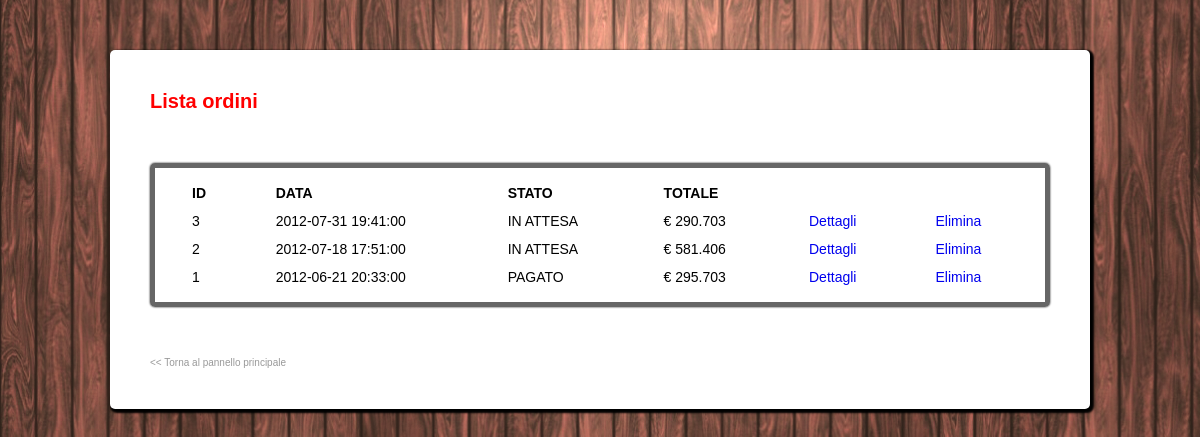
Page /administrator/gestione_ordini.php on the committed database.
### tables this page shows
CREATE TABLE IF NOT EXISTS `ordini` (
  `id_ordine` int(10) unsigned NOT NULL AUTO_INCREMENT,
  `id_utente` int(10) unsigned NOT NULL,
  `data` datetime NOT NULL,
  `codice_spedizione` varchar(20) NOT NULL,
  `indirizzo_spedizione` text NOT NULL,
  `costo_spedizione` float NOT NULL,
  `codice_pagamento` varchar(20) NOT NULL,
  `costo_pagamento` float NOT NULL,
  `indirizzo_ip` varchar(20) NOT NULL,
  `note` text,
  `note_admin` text,
  `data_pagamento` date DEFAULT NULL,
  `data_spedizione` date DEFAULT NULL,
  `traking_number` varchar(250) DEFAULT NULL,
  `stato_ordine` varchar(15) NOT NULL,
  PRIMARY KEY (`id_ordine`)
);

### common/dbmanager.php (called while the page is built, shortened)
<?php
class dbManager{
        private $user = 'mev';
	private $pass = 'mev';
	private $db_name = 'mev';
	private $host = 'localhost';
	private $connection = NULL;
	function __construct() {
            $this->connection = new mysqli($this->host, $this->user, $this->pass, $this->db_name);
	}
        function lista_ordini( $start=0, $limit=0){
            $sql = "SELECT * FROM `ordini` WHERE 1 ORDER BY id_ordine DESC ";
            $toReturn=NULL;
            $indice=0;
            if( ($risultato = $this->connection->query($sql)) && ($this->connection->affected_rows>0) ){
                while ( $riga = mysqli_fetch_assoc($risultato) ){
                    $toReturn[$indice]=$riga;
                    $indice++;
                }
            }
            return $toReturn;
        }
        function lista_item_ordine($id_ordine){
            $sql = "SELECT * FROM `ordini_items` WHERE id_ordine = $id_ordine ";
            $toReturn=NULL;
            $indice=0;
            if( ($risultato = $this->connection->query($sql)) && ($this->connection->affected_rows>0) ){
                while ( $riga = mysqli_fetch_assoc($risultato) ){
                    $toReturn[$indice]=$riga;
                    $indice++;
                }
            }
            return $toReturn;
        }
}
?>

### administrator/gestione_ordini.php (the view, shortened to what this page needs)
<?php
include_once '../common/dbmanager.php';
if(empty($managerSql)){
    $managerSql = new dbManager();
}
?>
<!DOCTYPE html PUBLIC "-//W3C//DTD XHTML 1.1//EN" "http://www.w3.org/TR/xhtml11/DTD/xhtml11.dtd">
<html xmlns="http://www.w3.org/1999/xhtml">
<head>
<link rel="stylesheet" type="text/css" href="style.css" media="screen" />
</head>
<body>
	<div class="page">
		<h1>Lista ordini</h1>
        <table>
            <tr>
                <th>ID</th>
                <th>DATA</th>
                <th>STATO</th>
                <th>TOTALE</th>
                <th>&nbsp;</th>
                <th>&nbsp;</th>
            </tr>
            <?php
            $ordini = $managerSql->lista_ordini();
            for($i=0; $i<count($ordini); $i++){
                $ordine = $ordini[$i];
                $stato_ordine = 'IN ATTESA';
                if( !empty($ordine['data_pagamento']) ){ $stato_ordine = 'PAGATO'; }
                $items = $managerSql->lista_item_ordine($ordine['id_ordine']);
                $totale=0;
                for($j=0; $j<count($items); $j++){
                    $item =$items[$j];
                    $totale += $item['prezzo_totale'];
                }
                $totale += $ordine['costo_spedizione'];
                $totale += $ordine['costo_pagamento'];
                echo "<tr>
                        <td>{$ordine['id_ordine']}</td>
                        <td>{$ordine['data']}</td>
                        <td>$stato_ordine</td>
                        <td> &euro; $totale</td>
                        <td><a href=\"edit_ordine.php?id={$ordine['id_ordine']}\">Dettagli</a></td>
                        <td><a href=\"del_ordine.php?id={$ordine['id_ordine']}\" onclick=\"return confirm('Sei sicuro di voler eliminare l\'ordine?')\">Elimina</a></td>
                    </tr>";
            }
            ?>
        </table>
			<br /><a style="font-size:10px; color:#999;" href="admin.php">&lt;&lt; Torna al pannello principale</a>
		 </div>
    </body>
</html>

### administrator/style.css (style rules this page uses)
* { margin:0; padding:0; border:0; text-decoration:none; background-color:transparent; }
body { margin:0; padding:0; border:0; text-decoration:none; background: url(../image/bkg_content.png) repeat; }
.page { width: 900px; height: auto; padding: 40px 40px 40px 40px; margin-left: auto; margin-right: auto; margin-bottom: 20px; margin-top: 50px; background: #fff; color: #000; font-family: Arial, Helvetica, sans-serif; font-size: 14px; border-radius: 5px; -moz-border-radius: 5px; -webkit-border-radius: 5px; border: 0px solid #000000; -webkit-box-shadow: 2px 2px 2px 2px ; box-shadow: 2px 2px 2px 2px ; }
h1 { color: #F00; font-family: Arial, Helvetica, sans-serif; font-size: 20px; font-weight: bold; margin: 0 0 20px 0; }
table { width:900px; padding:10px 10px 10px 10px; border: solid 5px #666666; margin: 50px auto 30px auto; text-align: left !important; -webkit-box-shadow: 0px 0px 2px ; box-shadow: 0px 0px 2px ; border-radius: 5px; -moz-border-radius: 5px; -webkit-border-radius: 5px; }
tr, td, th { padding: 5px 25px 5px 25px; margin:0px 0px 0px 0px; border:0px solid; -webkit-transition: all 400ms cubic-bezier(0.185, 1, 0.480, 1); -webkit-transition: all 400ms cubic-bezier(0.185, 1.085, 0.480, 1.190); -moz-transition: all 400ms cubic-bezier(0.185, 1.085, 0.480, 1.190); -ms-transition: all 400ms cubic-bezier(0.185, 1.085, 0.480, 1.190); -o-transition: all 400ms cubic-bezier(0.185, 1.085, 0.480, 1.190); transition: all 400ms cubic-bezier(0.185, 1.085, 0.480, 1.190); }

### rows in the picture
ordini: id_ordine "3", data "2012-07-31 19:41:00", stato_ordine "IN ATTESA", totale "290.703"
ordini: id_ordine "2", data "2012-07-18 17:51:00", stato_ordine "IN ATTESA", totale "581.406"
ordini: id_ordine "1", data "2012-06-21 20:33:00", data_pagamento "PAGATO", totale "295.703"
